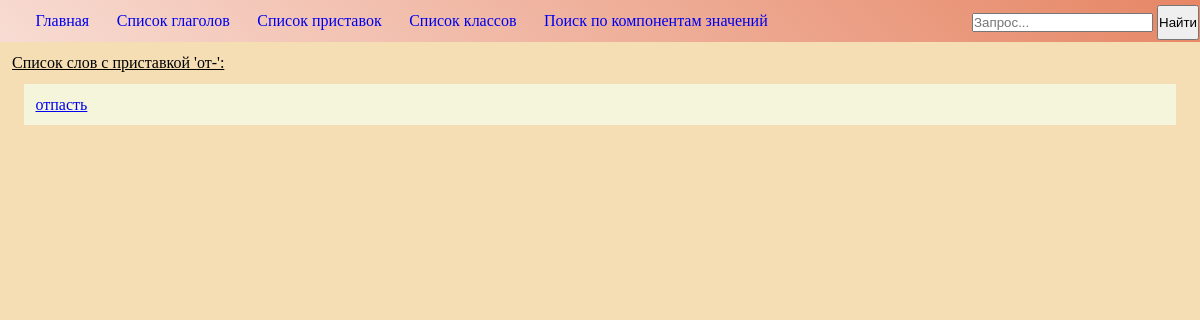
The page /prefs/4/wordlist/ on the database as committed earlier.
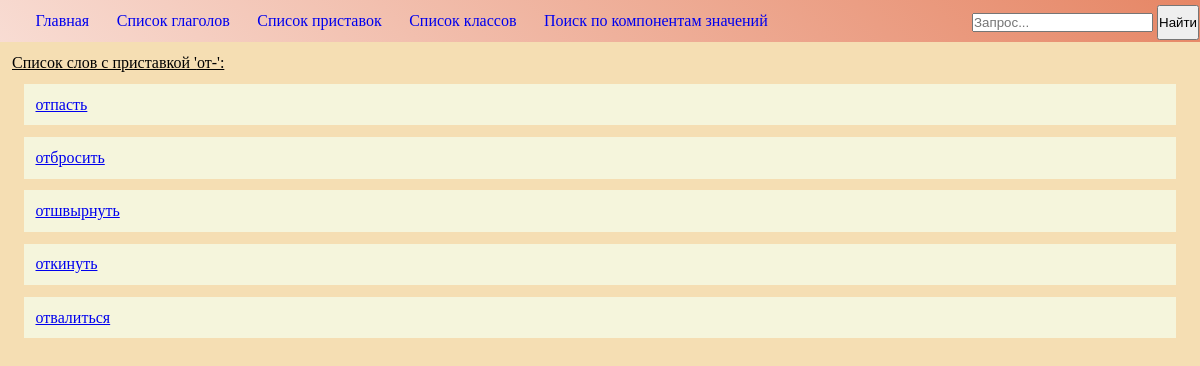
The same page on the database as committed later.
### words/models.py (models this page shows, shortened)
class Word(models.Model):
    word = models.CharField(max_length=64)
    pref = models.ForeignKey(Pref, on_delete=models.CASCADE, blank=True, null=True)
    class_name = models.ManyToManyField(Class)
    vocab = models.TextField(blank=True, null=True)

### prefs/views.py (the view)
# urls.py: url(r'^(?P<class_id>[0-9]+)/wordlist/$', views.wordlist, name='wordlist'),
def wordlist(request, pref_id='1'):
    context = {}
    pref = Pref.objects.get(id=pref_id)
    if pref:
        context['pref'] = pref
        context['wordlist'] = Word.objects.filter(pref=pref.id)
    return render(request, 'prefs/wordlist.html', context)

### templates/prefs/wordlist.html (shortened to what this page needs)
{% extends "base.html" %}
{% block content %}
    <p id="meaning">Список слов с приставкой '{{ pref.pref }}':</p>
    {% for word in wordlist %}
     <p class="line"> <a href="{% url 'words:classes' word.id %}" class="element_links">{{ word.word }}</a>
            {% endfor %}</p>
{% endblock %}

Rows that differ between the two databases and show on the page:
added Word: word "отбросить"
added Word: word "отшвырнуть"
added Word: word "откинуть"
added Word: word "отвалиться"
